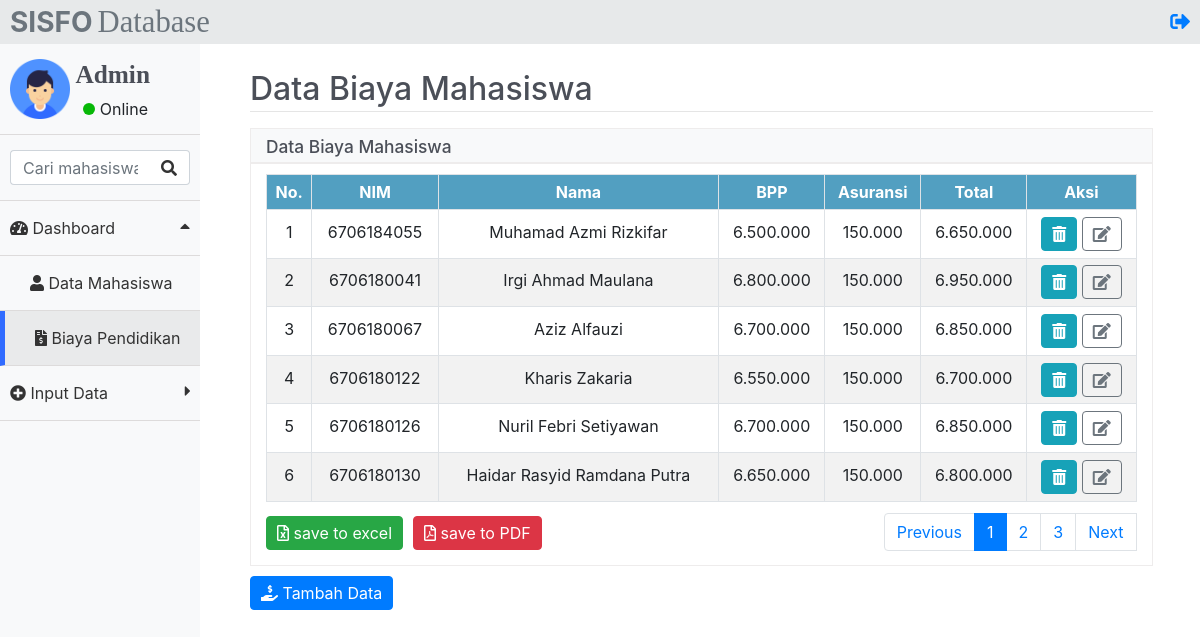
/biaya.php (signed in), run on the app's committed database.
### tables this page shows
CREATE TABLE `biaya` (
  `id` int(11) NOT NULL,
  `nim` char(10) NOT NULL,
  `nama` varchar(30) NOT NULL,
  `bpp` varchar(250) NOT NULL,
  `asuransi` varchar(250) NOT NULL
);

### function/functions.php (called while the page is built, shortened)
<?php
    $koneksi = mysqli_connect("localhost", "root", "", "chevalier");
    function query($query) {
        global $koneksi;
        $result = mysqli_query($koneksi, $query);
        $rows = [];
        while( $row = mysqli_fetch_assoc($result) ) {
            $rows[] = $row;
        }
        return $rows;
    }
?>

### biaya.php (the view, shortened to what this page needs)
<?php
require 'function/functions.php';
$jumlahDataPerHalaman = 6;
$jumlahData = count(query("SELECT * FROM biaya"));
$jumlahHalaman = ceil($jumlahData / $jumlahDataPerHalaman);
$halamanAktif = (isset($_GET["halaman"])) ? $_GET["halaman"] : 1;
$awalData = ($jumlahDataPerHalaman * $halamanAktif) - $jumlahDataPerHalaman;
$mahasiswa = query("SELECT * FROM biaya LIMIT $awalData, $jumlahDataPerHalaman");
?>
<!DOCTYPE html>
<html lang="en">
<head>
    <link rel="stylesheet" href="css/bootstrap.css">
    <link rel="stylesheet" href="css/bootstrap.min.css">
    <link rel="stylesheet" href="css/bootstrap-reboot.min.css">
    <link rel="stylesheet" href="https://use.fontawesome.com/releases/v5.6.3/css/all.css"
>
    <link rel="stylesheet" href="css/styler.css?v=1.0">
</head>
<body>
    <div class="header">
        <h3 class="text-secondary font-weight-bold float-left logo">SISFO</h3>
        <h3 class="text-secondary float-left logo2">Database</h3>
        <a href="logout.php" class="float-right log"><i class="fas fa-sign-out-alt"></i></a>
    </div>
    <div class="sidebar">
        <nav>
            <ul>
                <li>
                    <img src="img/profile.png" class="img-fluid profile" width="60px">
                    <h5 class="admin float-right">Admin</h5>
                    <div class="online">
                        <p class="float-right ontext">Online</p>
                        <div class="on float-right"></div>
                    </div>
                </li>
                <li>
                    <div class="input-group">
                        <input type="text" name="cari" class="form-control border-right-0 cari" id="keyword" placeholder="Cari mahasiswa">
                        <div class="input-group-append">
                            <span class="input-group-text bg-white border-left-0 icone"><i class="fa fa-search"></i></span>
                        </div>
                    </div>
                </li>
                <li class="klik" id="flip" style="cursor:pointer;">
                    <div>
                        <span class="fas fa-tachometer-alt"></span>
                        <span>Dashboard</span>
                        <i class="fas fa-caret-up float-right" style="line-height: 20px;"></i>
                    </div>
                </li>
                <a href="index.php" class="linkAktif">
                    <li id="panel">
                        <div style="margin-left: 20px;">
                            <span><i class="fa fa-user"></i></span>
                            <span>Data Mahasiswa</span>
                        </div>
                    </li>
                </a>
                <a href="biaya.php" class="linkAktif">
                    <li id="panel2" class="aktif" style="border-left: 5px solid #306bff;">
                        <div style="margin-left: 20px;">
                            <span><i class="fas fa-file-invoice-dollar"></i></span>
                            <span>Biaya Pendidikan</span>
                        </div>
                    </li>
                </a>
                <li class="klik2" id="flip2" style="cursor:pointer;">
                    <div>
                        <span class="fas fa-plus-circle"></span>
                        <span>Input Data</span>
                        <i class="fas fa-caret-right float-right" style="line-height: 20px;"></i>
                    </div>
                </li>
            </ul>
        </nav>
    </div>
    <div class="main-content khusus">
        <div class="konten khusus2">
            <div class="konten_dalem khusus3">
                <h2 class="head" style="color: #4b4f58;">Data Biaya Mahasiswa</h2>
                <hr style="margin-top: -5px;">
                <div class="headline">
                    <h5>Data Biaya Mahasiswa</h5>
                </div>
                <div class="container" id="container">
                    <div class="row">
                        <div class="col-md-12">
                            <div class="table-responsive">
                                <table class="table table-sm table-hover table-striped table-bordered">
                                    <tr>
                                        <th>No.</th>
                                        <th>NIM</th>
                                        <th>Nama</th>
                                        <th>BPP</th>
                                        <th>Asuransi</th>
                                        <th>Total</th>
                                        <th>Aksi</th>
                                    </tr>
                                    <?php $i = 1; ?>
                                    <?php foreach ($mahasiswa as $row) : ?>
                                    <tr class="show" id="<?= $row["id"]; ?>">
                                        <td><?= $i; ?> </td>
                                        <td data-target="nim"><?= $row["nim"]; ?></td>
                                        <td data-target="nama"><?= $row["nama"]; ?></td>
                                        <td data-target="bpp"><?php
                                                $bppnya = $row["bpp"];
                                                $duitBpp = str_replace('.', '', $bppnya);
                                                $hasilBpp = number_format($duitBpp, 0, ',', '.');
                                                echo "$hasilBpp"
                                            ?></td>
                                        <td data-target="asuransi"><?php
                                                $asuransinya = $row["asuransi"];
                                                $duitAsuransi = str_replace('.', '', $asuransinya);
                                                $hasilAsuransi = number_format($duitAsuransi, 0, ',', '.');
                                                echo "$hasilAsuransi"
                                            ?></td>
                                        <td data-target="total"><?php
                                                $bppnya = $row["bpp"];
                                                $asuransinya = $row["asuransi"];
                                                $duitBpp = str_replace('.', '', $bppnya);
                                                $duitAsuransi = str_replace('.', '', $asuransinya);
                                                $total = $duitBpp + $duitAsuransi;
                                                $hasilAkhir = number_format($total, 0, ',', '.');
                                                echo "$hasilAkhir"
                                            ?></td>
                                        <td>
                                            <a href="#" id="<?= $row["id"] ;?>" class="btn btn-info delete"><i class="fas fa-trash-alt"></i></a>
                                            <a href="#" data-role="update" data-id="<?= $row["id"] ;?>" class="btn btn-outline-secondary" id="openBtn"><i class="fas fa-edit"></i></a>
                                        </td>
                                    </tr>
                                    <?php $i++ ?>
                                    <?php endforeach; ?>
                                </table>
                            </div>
                        </div>
                    </div>
                    <div class="panel-footer">
                        <nav class="float-right page">
                            <ul class="pagination">
                                <?php if ($halamanAktif > 1) : ?>
                                <li class="page-item">
                                    <a href="?halaman=<?= $halamanAktif - 1 ?>" class="page-link">Previous</a>
                                </li>
                                <?php else : ?>
                                <li class="page-item">
                                    <div class="page-link">Previous</div>
                                </li>
                                <?php endif; ?>
                                <?php for ($i = 1; $i <= $jumlahHalaman; $i++) : ?>
                                <?php if ($i == $halamanAktif) : ?>
                                <li class="page-item active" aria-current="page">
                                    <a class="page-link" href="?halaman=<?= $i; ?>">
                                        <?= $i; ?></a>
                                </li>
                                <?php else : ?>
                                <li class="page-item" aria-current="page">
                                    <a class="page-link" href="?halaman=<?= $i; ?>">
                                        <?= $i; ?></a>
                                </li>
                                <?php endif; ?>
                                <?php endfor; ?>
                                <?php if ($halamanAktif < $jumlahHalaman) : ?>
                                <li>
                                    <a href="?halaman=<?= $halamanAktif + 1 ?>" class="page-link" href="#">Next</a>
                                </li>
                                <?php else : ?>
                                <li class="page-item">
                                    <div class="page-link">Next</div>
                                </li>
                                <?php endif; ?>
                            </ul>
                        </nav>
                    </div>
                    <form action="export/excelBiaya.php" method="post">
                    <button type="submit" name="excel" class="btn btn-success export float-left"><i class="far fa-file-excel"></i>
                        save to excel</button>
                    </form>
                    <form action="export/pdfBiaya.php" method="post">
                        <button type="submit" name="pdf" class="btn btn-danger export pdf"><i class="far fa-file-pdf"></i> save
                            to PDF</button>
                    </form>
                </div>
                <button type="button" class="btn btn-primary btn2" data-toggle="modal" data-target="#exampleModalCenter">
                <i class=" fas fa-hand-holding-usd"></i> Tambah Data
                </button>
            </div>
        </div>
    </div>
</body>
</html>

### css/styler.css (style rules this page uses)
* { padding: 0; margin: 0; box-sizing: border-box; }
html, body { height: 100%; }
.header { position: absolute; height: 44px; width: 100%; background: #e7e9ea; z-index: 4; }
h3.logo { line-height: 44px; margin-left: 10px; }
.logo2 { line-height: 44px; margin-left: 5px; font-size: 23pt; font-family: nyala; }
.sidebar { position: absolute; width: 100%; background: #f8f9fa; height: 100%; z-index: 3; padding-top: 44px; }
.konten_dalem { width: 95%; }
.aktif { background: #e9eaeb; }
span { color: #333; }
.sidebar ul { list-style: none; padding: 0; margin: 0; }
.sidebar ul li { padding: 15px 10px; cursor: pointer; border-bottom: 1px solid rgb(221, 219, 219); }
.sidebar ul li i { color: #333; }
.main-content { padding-top: 50px; }
.cari { height: 35px; }
.log { font-size: 15pt; line-height: 44px; margin-right: 10px; }
div.konten { margin-left: 50px; margin-top: 20px; }
th { background: #529fc1; color: #fff; padding: 5px; text-align: center; }
td { line-height: 35px; text-align: center; }
.btn { padding: 4px 10px; margin: 2px 0; }
.btn2 { margin-top: 10px; }
.export { margin-top: -2px; margin-bottom: 15px; }
.pdf { margin-left: 10px; }
.page { margin-top: -5px; }
.container { border: 1px solid rgb(238, 236, 236); max-width: 100%; }
.headline { height: 35px; background: #f8f9fa; border: 1px solid rgb(238, 236, 236); }
.headline h5 { font-size: 13pt; line-height: 35px; margin-left: 15px; color: #4b4f58; }
.row { margin-top: 10px; }
.admin { font-size: 19pt; font-weight: bold; font-family: nyala; margin-right: 40px; color: #4b4f58; }
.online { font-size: 12pt; margin-right: 42px; }
.on { width: 12px; height: 12px; border-radius: 50%; background: rgb(7, 184, 7); margin-top: -16px; }
.ontext { margin-top: -22px; margin-left: 5px; }
.profile { transition: 1.2s; }
@media screen and (min-width: 600px) { .sidebar { width: 80px; } }
@media screen and (min-width: 600px) { .sidebar ul li span:nth-child(2) { display: none; } }
@media screen and (min-width: 600px) { .sidebar ul li { text-align: center; } }
@media screen and (min-width: 600px) { .sidebar ul li i { font-size: 26px; } }
@media screen and (min-width: 600px) { .main-content { margin-left: 80px; } }
@media screen and (min-width: 1000px) { .sidebar { width: 200px; } }
@media screen and (min-width: 1000px) { .sidebar ul li { text-align: left; } }
@media screen and (min-width: 1000px) { .sidebar ul li span:nth-child(2) { display: inline; } }
@media screen and (min-width: 1000px) { .sidebar ul li i { font-size: 16px; } }
@media screen and (min-width: 1000px) { .main-content { margin-left: 200px; } }

### data on the page
biaya: nim "6706184055", nama "Muhamad Azmi Rizkifar", bpp "6.500.000", asuransi "150.000", hasilAkhir "6.650.000"
biaya: nim "6706180041", nama "Irgi Ahmad Maulana", bpp "6.800.000", asuransi "150.000", hasilAkhir "6.950.000"
biaya: nim "6706180067", nama "Aziz Alfauzi", bpp "6.700.000", asuransi "150.000", hasilAkhir "6.850.000"
biaya: nim "6706180122", nama "Kharis Zakaria", bpp "6.550.000", asuransi "150.000", hasilAkhir "6.700.000"
biaya: nim "6706180126", nama "Nuril Febri Setiyawan", bpp "6.700.000", asuransi "150.000", hasilAkhir "6.850.000"
biaya: nim "6706180130", nama "Haidar Rasyid Ramdana Putra", bpp "6.650.000", asuransi "150.000", hasilAkhir "6.800.000"
